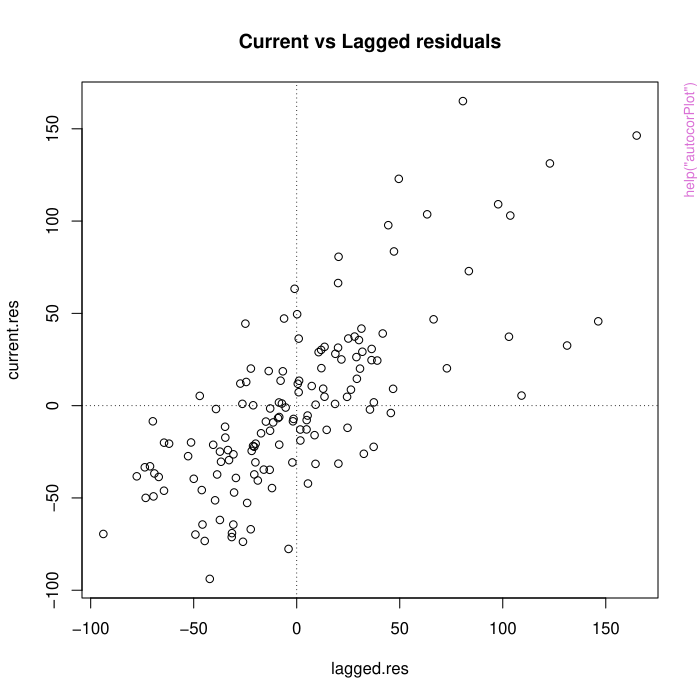

This chart was generated by the following R code:
pkgname <- "s20x"
source(file.path(R.home("share"), "R", "examples-header.R"))
options(warn = 1)
base::assign(".ExTimings", "s20x-Ex.timings", pos = 'CheckExEnv')
base::cat("name\tuser\tsystem\telapsed\n", file=base::get(".ExTimings", pos = 'CheckExEnv'))
base::assign(".format_ptime",
function(x) {
  if(!is.na(x[4L])) x[1L] <- x[1L] + x[4L]
  if(!is.na(x[5L])) x[2L] <- x[2L] + x[5L]
  options(OutDec = '.')
  format(x[1L:3L], digits = 7L)
},
pos = 'CheckExEnv')

### * </HEADER>
library('s20x')

base::assign(".oldSearch", base::search(), pos = 'CheckExEnv')
cleanEx()
nameEx("autocorPlot")
### * autocorPlot

flush(stderr()); flush(stdout())

base::assign(".ptime", proc.time(), pos = "CheckExEnv")
### Name: autocorPlot
### Title: Autocorrelation Plot
### Aliases: autocor.plot autocorPlot
### Keywords: hplot

### ** Examples


data(airpass.df)
time = 1:144
airpass.fit = lm(passengers ~ time, data = airpass.df)
autocorPlot(airpass.fit)




base::assign(".dptime", (proc.time() - get(".ptime", pos = "CheckExEnv")), pos = "CheckExEnv")
base::cat("autocorPlot", base::get(".format_ptime", pos = 'CheckExEnv')(get(".dptime", pos = "CheckExEnv")), "\n", file=base::get(".ExTimings", pos = 'CheckExEnv'), append=TRUE, sep="\t")
cleanEx()
nameEx("boxqq")
### * boxqq

flush(stderr()); flush(stdout())

base::assign(".ptime", proc.time(), pos = "CheckExEnv")
### Name: boxqq
### Title: Box plots and normal quantile-quantile plots
### Aliases: boxqq boxqq.formula
### Keywords: hplot

### ** Examples


## Zoo data
data(zoo.df)
boxqq(attendance~day.type, data = zoo.df)




base::assign(".dptime", (proc.time() - get(".ptime", pos = "CheckExEnv")), pos = "CheckExEnv")
base::cat("boxqq", base::get(".format_ptime", pos = 'CheckExEnv')(get(".dptime", pos = "CheckExEnv")), "\n", file=base::get(".ExTimings", pos = 'CheckExEnv'), append=TRUE, sep="\t")
cleanEx()
nameEx("ciReg")
### * ciReg

flush(stderr()); flush(stdout())

base::assign(".ptime", proc.time(), pos = "CheckExEnv")
### Name: ciReg
### Title: Confidence Intervals for Regression models
### Aliases: ciReg
### Keywords: htest

### ** Examples


##Peruvian Indians data
data(peru.df)
fit<-lm(BP ~ age + years + weight + height, data = peru.df)
ciReg(fit)




base::assign(".dptime", (proc.time() - get(".ptime", pos = "CheckExEnv")), pos = "CheckExEnv")
base::cat("ciReg", base::get(".format_ptime", pos = 'CheckExEnv')(get(".dptime", pos = "CheckExEnv")), "\n", file=base::get(".ExTimings", pos = 'CheckExEnv'), append=TRUE, sep="\t")
cleanEx()
nameEx("cooks20x")
### * cooks20x

flush(stderr()); flush(stdout())

base::assign(".ptime", proc.time(), pos = "CheckExEnv")
### Name: cooks20x
### Title: Cook's distance plot
### Aliases: cooks20x
### Keywords: hplot

### ** Examples


# Peruvian Indians data
data(peru.df)
peru.fit = lm(BP ~ age + years + I(years^2) + weight + height, data = peru.df)
cooks20x(peru.fit)




base::assign(".dptime", (proc.time() - get(".ptime", pos = "CheckExEnv")), pos = "CheckExEnv")
base::cat("cooks20x", base::get(".format_ptime", pos = 'CheckExEnv')(get(".dptime", pos = "CheckExEnv")), "\n", file=base::get(".ExTimings", pos = 'CheckExEnv'), append=TRUE, sep="\t")
cleanEx()
nameEx("crossFactors")
### * crossFactors

flush(stderr()); flush(stdout())

base::assign(".ptime", proc.time(), pos = "CheckExEnv")
### Name: crossFactors
### Title: Crossed Factors
### Aliases: crossFactors
### Keywords: models

### ** Examples


## arousal data:
data(arousal.df)
gender.picture = crossFactors(arousal.df$gender, arousal.df$picture)
gender.picture

## arousal data:
data(arousal.df)
gender.picture = crossFactors(~ gender * picture, data = arousal.df)
gender.picture





base::assign(".dptime", (proc.time() - get(".ptime", pos = "CheckExEnv")), pos = "CheckExEnv")
base::cat("crossFactors", base::get(".format_ptime", pos = 'CheckExEnv')(get(".dptime", pos = "CheckExEnv")), "\n", file=base::get(".ExTimings", pos = 'CheckExEnv'), append=TRUE, sep="\t")
cleanEx()
nameEx("crosstabs")
### * crosstabs

flush(stderr()); flush(stdout())

base::assign(".ptime", proc.time(), pos = "CheckExEnv")
### Name: crosstabs
### Title: Crosstabulation of two variables
### Aliases: crosstabs
### Keywords: htest

### ** Examples


##body image data:
data(body.df)
crosstabs(~ ethnicity + married, body.df)




base::assign(".dptime", (proc.time() - get(".ptime", pos = "CheckExEnv")), pos = "CheckExEnv")
base::cat("crosstabs", base::get(".format_ptime", pos = 'CheckExEnv')(get(".dptime", pos = "CheckExEnv")), "\n", file=base::get(".ExTimings", pos = 'CheckExEnv'), append=TRUE, sep="\t")
cleanEx()
nameEx("eovcheck")
### * eovcheck

flush(stderr()); flush(stdout())

base::assign(".ptime", proc.time(), pos = "CheckExEnv")
### Name: eovcheck
### Title: Testing for equality of variance plot
### Aliases: eovcheck
### Keywords: hplot

### ** Examples


# one way ANOVA - oysters
data(oysters.df)
oyster.fit = lm(Oysters ~ Site, data = oysters.df)
eovcheck(oyster.fit)

# Same model as the previous example, but using eovcheck.formula
data(oysters.df)
eovcheck(Oysters ~ Site, data = oysters.df)


# A two-way model without interaction
data(soyabean.df)
soya.fit=lm(yield ~ planttime + cultivar, data = soyabean.df)
eovcheck(soya.fit)

# A two-way model with interaction
data(arousal.df)
arousal.fit=lm(arousal~gender*picture, data = arousal.df)
eovcheck(arousal.fit)

# A regression model
data(peru.df)
peru.fit = lm(BP ~ height + weight + age + years, data = peru.df)
eovcheck(peru.fit)


# A time series model
data(airpass.df)
t = 1:144
month = factor(rep(1:12, 12))
airpass.df = data.frame(passengers = airpass.df$passengers, t = t, month = month)
airpass.fit = lm(log(passengers)[-1] ~ t[-1] + month[-1] + log(passengers)[-144], data  = airpass.df)
eovcheck(airpass.fit)




base::assign(".dptime", (proc.time() - get(".ptime", pos = "CheckExEnv")), pos = "CheckExEnv")
base::cat("eovcheck", base::get(".format_ptime", pos = 'CheckExEnv')(get(".dptime", pos = "CheckExEnv")), "\n", file=base::get(".ExTimings", pos = 'CheckExEnv'), append=TRUE, sep="\t")
cleanEx()
nameEx("estimateContrasts")
### * estimateContrasts

flush(stderr()); flush(stdout())

base::assign(".ptime", proc.time(), pos = "CheckExEnv")
### Name: estimateContrasts
### Title: Contrast Estimates
### Aliases: estimateContrasts estimateContrasts1 estimateContrasts2
### Keywords: models

### ** Examples


## computer data:
data(computer.df)
computer.df <- within(computer.df, {selfassess <- factor(selfassess)})
computer.fit <- lm(score ~ selfassess, data = computer.df)
contrast.matrix <- matrix(c(-1/2,-1/2,1),byrow=TRUE,nrow=1,ncol=3)
contrast.matrix
estimateContrasts(contrast.matrix,computer.fit)




base::assign(".dptime", (proc.time() - get(".ptime", pos = "CheckExEnv")), pos = "CheckExEnv")
base::cat("estimateContrasts", base::get(".format_ptime", pos = 'CheckExEnv')(get(".dptime", pos = "CheckExEnv")), "\n", file=base::get(".ExTimings", pos = 'CheckExEnv'), append=TRUE, sep="\t")
cleanEx()
nameEx("freq1way")
### * freq1way

flush(stderr()); flush(stdout())

base::assign(".ptime", proc.time(), pos = "CheckExEnv")
### Name: freq1way
### Title: Analysis of 1-dimensional frequency tables
### Aliases: freq1way
### Keywords: htest

### ** Examples


##Body image data:
data(body.df)
eth.table <- with(body.df, table(ethnicity))
freq1way(eth.table)
freq1way(eth.table,hypothprob=c(0.2,0.4,0.3,0.1))




base::assign(".dptime", (proc.time() - get(".ptime", pos = "CheckExEnv")), pos = "CheckExEnv")
base::cat("freq1way", base::get(".format_ptime", pos = 'CheckExEnv')(get(".dptime", pos = "CheckExEnv")), "\n", file=base::get(".ExTimings", pos = 'CheckExEnv'), append=TRUE, sep="\t")
cleanEx()
nameEx("getVersion")
### * getVersion

flush(stderr()); flush(stdout())

base::assign(".ptime", proc.time(), pos = "CheckExEnv")
### Name: getVersion
### Title: s20x pacakge version number
### Aliases: getVersion
### Keywords: debugging

### ** Examples


getVersion()




base::assign(".dptime", (proc.time() - get(".ptime", pos = "CheckExEnv")), pos = "CheckExEnv")
base::cat("getVersion", base::get(".format_ptime", pos = 'CheckExEnv')(get(".dptime", pos = "CheckExEnv")), "\n", file=base::get(".ExTimings", pos = 'CheckExEnv'), append=TRUE, sep="\t")
cleanEx()
nameEx("interactionPlots")
### * interactionPlots

flush(stderr()); flush(stdout())

base::assign(".ptime", proc.time(), pos = "CheckExEnv")
### Name: interactionPlots
### Title: Interactions Plot for Two-way Analysis of Variance
### Aliases: interactionPlots interactionPlots.default
###   interactionPlots.formula
### Keywords: hplot

### ** Examples


data(mtcars)
interactionPlots(wt~vs+gear, mtcars)

## note this usage is deprecated
data(mtcars)
with(mtcars, interactionPlots(wt,vs,gear))




base::assign(".dptime", (proc.time() - get(".ptime", pos = "CheckExEnv")), pos = "CheckExEnv")
base::cat("interactionPlots", base::get(".format_ptime", pos = 'CheckExEnv')(get(".dptime", pos = "CheckExEnv")), "\n", file=base::get(".ExTimings", pos = 'CheckExEnv'), append=TRUE, sep="\t")
cleanEx()
nameEx("layout20x")
### * layout20x

flush(stderr()); flush(stdout())

base::assign(".ptime", proc.time(), pos = "CheckExEnv")
### Name: layout20x
### Title: Layout
### Aliases: layout20x
### Keywords: device

### ** Examples


data(course.df)
layout20x(1,2)
stripchart(course.df$Exam)
boxplot(course.df$Exam)




base::assign(".dptime", (proc.time() - get(".ptime", pos = "CheckExEnv")), pos = "CheckExEnv")
base::cat("layout20x", base::get(".format_ptime", pos = 'CheckExEnv')(get(".dptime", pos = "CheckExEnv")), "\n", file=base::get(".ExTimings", pos = 'CheckExEnv'), append=TRUE, sep="\t")
cleanEx()
nameEx("levene.test")
### * levene.test

flush(stderr()); flush(stdout())

base::assign(".ptime", proc.time(), pos = "CheckExEnv")
### Name: levene.test
### Title: Levene test for the ANOVA Assumption
### Aliases: levene.test
### Keywords: htest

### ** Examples


##
data(computer.df)
levene.test(score ~ factor(selfassess), computer.df)




base::assign(".dptime", (proc.time() - get(".ptime", pos = "CheckExEnv")), pos = "CheckExEnv")
base::cat("levene.test", base::get(".format_ptime", pos = 'CheckExEnv')(get(".dptime", pos = "CheckExEnv")), "\n", file=base::get(".ExTimings", pos = 'CheckExEnv'), append=TRUE, sep="\t")
cleanEx()
nameEx("multipleComp")
### * multipleComp

flush(stderr()); flush(stdout())

base::assign(".ptime", proc.time(), pos = "CheckExEnv")
### Name: multipleComp
### Title: Multiple Comparisons
### Aliases: multipleComp
### Keywords: htest

### ** Examples


## computer data
data(computer.df)
fit <- lm(score ~ factor(selfassess), data = computer.df)
multipleComp(fit)




base::assign(".dptime", (proc.time() - get(".ptime", pos = "CheckExEnv")), pos = "CheckExEnv")
base::cat("multipleComp", base::get(".format_ptime", pos = 'CheckExEnv')(get(".dptime", pos = "CheckExEnv")), "\n", file=base::get(".ExTimings", pos = 'CheckExEnv'), append=TRUE, sep="\t")
cleanEx()
nameEx("normcheck")
### * normcheck

flush(stderr()); flush(stdout())

base::assign(".ptime", proc.time(), pos = "CheckExEnv")
### Name: normcheck
### Title: Testing for normality plot
### Aliases: normcheck normcheck.default normcheck.lm
### Keywords: hplot

### ** Examples


# An exponential growth curve
e<-rnorm(100,0,0.1)
x<-rnorm(100)
y<-exp(5+3*x+e)
fit<-lm(y~x)
normcheck(fit)

# An exponential growth curve with the correct transformation
fit<-lm(log(y)~x)
normcheck(fit)

# Same example as above except we use normcheck.default
normcheck(residuals(fit))

# Peruvian Indians data
data(peru.df)
normcheck(lm(BP~weight, data=peru.df))




base::assign(".dptime", (proc.time() - get(".ptime", pos = "CheckExEnv")), pos = "CheckExEnv")
base::cat("normcheck", base::get(".format_ptime", pos = 'CheckExEnv')(get(".dptime", pos = "CheckExEnv")), "\n", file=base::get(".ExTimings", pos = 'CheckExEnv'), append=TRUE, sep="\t")
cleanEx()
nameEx("onewayPlot")
### * onewayPlot

flush(stderr()); flush(stdout())

base::assign(".ptime", proc.time(), pos = "CheckExEnv")
### Name: onewayPlot
### Title: One-way Analysis of Variance Plot
### Aliases: onewayPlot onewayPlot.default onewayPlot.formula onewayPlot.lm
###   twosampPlot
### Keywords: hplot

### ** Examples


##see example in 'summary1way'

##computer data:
data(computer.df)
onewayPlot(score~selfassess, data = computer.df)


##apple data:
data(apples.df)
twosampPlot(Weight~Propagated, data = apples.df)

##oyster data:
data(oysters.df)
onewayPlot(log(Oysters)~Site, data = oysters.df)

##oyster data:
data(oysters.df)
oyster.fit = lm(log(Oysters)~Site, data = oysters.df)
onewayPlot(oyster.fit)




base::assign(".dptime", (proc.time() - get(".ptime", pos = "CheckExEnv")), pos = "CheckExEnv")
base::cat("onewayPlot", base::get(".format_ptime", pos = 'CheckExEnv')(get(".dptime", pos = "CheckExEnv")), "\n", file=base::get(".ExTimings", pos = 'CheckExEnv'), append=TRUE, sep="\t")
cleanEx()
nameEx("pairs20x")
### * pairs20x

flush(stderr()); flush(stdout())

base::assign(".ptime", proc.time(), pos = "CheckExEnv")
### Name: pairs20x
### Title: Pairwise Scatter Plots with Histograms and Correlations
### Aliases: pairs20x
### Keywords: hplot

### ** Examples


##peruvian indians
data(peru.df)
pairs20x(peru.df)




base::assign(".dptime", (proc.time() - get(".ptime", pos = "CheckExEnv")), pos = "CheckExEnv")
base::cat("pairs20x", base::get(".format_ptime", pos = 'CheckExEnv')(get(".dptime", pos = "CheckExEnv")), "\n", file=base::get(".ExTimings", pos = 'CheckExEnv'), append=TRUE, sep="\t")
cleanEx()
nameEx("predict20x")
### * predict20x

flush(stderr()); flush(stdout())

base::assign(".ptime", proc.time(), pos = "CheckExEnv")
### Name: predict20x
### Title: Model Predictions for a Linear Model
### Aliases: predict20x
### Keywords: htest

### ** Examples


# Zoo data
data(zoo.df)
zoo.df = within(zoo.df, {day.type = factor(day.type)})
zoo.fit = lm(log(attendance) ~ time + sun.yesterday + nice.day + day.type + tv.ads,
             data = zoo.df)
pred.zoo = data.frame(time = 8, sun.yesterday = 10.8, nice.day = 0,
                      day.type = factor(3), tv.ads = 1.181)
predict20x(zoo.fit, pred.zoo)

# Peruvian Indians data
data(peru.df)
peru.fit = lm(BP ~ age + years + I(years^2) + weight + height, data = peru.df)
pred.peru = data.frame(age = 21, years = 2, `I(years^2)` = 2, weight = 71, height = 1629)
predict20x(peru.fit, pred.peru)




base::assign(".dptime", (proc.time() - get(".ptime", pos = "CheckExEnv")), pos = "CheckExEnv")
base::cat("predict20x", base::get(".format_ptime", pos = 'CheckExEnv')(get(".dptime", pos = "CheckExEnv")), "\n", file=base::get(".ExTimings", pos = 'CheckExEnv'), append=TRUE, sep="\t")
cleanEx()
nameEx("residPlot")
### * residPlot

flush(stderr()); flush(stdout())

base::assign(".ptime", proc.time(), pos = "CheckExEnv")
### Name: residPlot
### Title: Fitted values versus residuals plot
### Aliases: residPlot
### Keywords: hplot

### ** Examples


# Peruvian Indians data
data(peru.df)
fit<-lm(BP~age+years+weight+height, data = peru.df)
residPlot(fit)




base::assign(".dptime", (proc.time() - get(".ptime", pos = "CheckExEnv")), pos = "CheckExEnv")
base::cat("residPlot", base::get(".format_ptime", pos = 'CheckExEnv')(get(".dptime", pos = "CheckExEnv")), "\n", file=base::get(".ExTimings", pos = 'CheckExEnv'), append=TRUE, sep="\t")
cleanEx()
nameEx("rowdistr")
### * rowdistr

flush(stderr()); flush(stdout())

base::assign(".ptime", proc.time(), pos = "CheckExEnv")
### Name: rowdistr
### Title: Row distributions from a cross-tabulation of two variables
### Aliases: rowdistr
### Keywords: htest

### ** Examples


data(body.df)
z <- crosstabs(~ ethnicity + married, data = body.df)
rowdistr(z)
rowdistr(z, comp='between')
rowdistr(z, comp='within')


##from matrix of counts
z <- matrix(c(4,3,2,6,47,20,40,62,11,8,7,22,3,0,1,10), 4, 4)
rowdistr(z)



base::assign(".dptime", (proc.time() - get(".ptime", pos = "CheckExEnv")), pos = "CheckExEnv")
base::cat("rowdistr", base::get(".format_ptime", pos = 'CheckExEnv')(get(".dptime", pos = "CheckExEnv")), "\n", file=base::get(".ExTimings", pos = 'CheckExEnv'), append=TRUE, sep="\t")
cleanEx()
nameEx("skewness")
### * skewness

flush(stderr()); flush(stdout())

base::assign(".ptime", proc.time(), pos = "CheckExEnv")
### Name: skewness
### Title: Skewness Statistic
### Aliases: skewness
### Keywords: univar

### ** Examples


##Merger data:
data(mergers.df)
skewness(mergers.df$mergerdays)




base::assign(".dptime", (proc.time() - get(".ptime", pos = "CheckExEnv")), pos = "CheckExEnv")
base::cat("skewness", base::get(".format_ptime", pos = 'CheckExEnv')(get(".dptime", pos = "CheckExEnv")), "\n", file=base::get(".ExTimings", pos = 'CheckExEnv'), append=TRUE, sep="\t")
cleanEx()
nameEx("stripqq")
### * stripqq

flush(stderr()); flush(stdout())

base::assign(".ptime", proc.time(), pos = "CheckExEnv")
### Name: stripqq
### Title: Strip charts and normal quantile-quantile plots
### Aliases: stripqq stripqq.formula
### Keywords: hplot

### ** Examples


## Zoo data
data(zoo.df)
stripqq(attendance~day.type, data = zoo.df)




base::assign(".dptime", (proc.time() - get(".ptime", pos = "CheckExEnv")), pos = "CheckExEnv")
base::cat("stripqq", base::get(".format_ptime", pos = 'CheckExEnv')(get(".dptime", pos = "CheckExEnv")), "\n", file=base::get(".ExTimings", pos = 'CheckExEnv'), append=TRUE, sep="\t")
cleanEx()
nameEx("summary1way")
### * summary1way

flush(stderr()); flush(stdout())

base::assign(".ptime", proc.time(), pos = "CheckExEnv")
### Name: summary1way
### Title: One-way Analysis of Variance Summary
### Aliases: summary1way
### Keywords: models

### ** Examples


attitudes <- c(5.2,5.2,6.1,6,5.75,5.6,6.25,6.8,6.87,7.1,
               6.3,6.35,5.5,5.75,4.6,5.36,5.85,5.9)
l <- rep(c('Gp1','Gp2','Gp3'),rep(6,3))
l <- factor(l)
f <-lm(attitudes ~ l)
result <- summary1way(f)
result




base::assign(".dptime", (proc.time() - get(".ptime", pos = "CheckExEnv")), pos = "CheckExEnv")
base::cat("summary1way", base::get(".format_ptime", pos = 'CheckExEnv')(get(".dptime", pos = "CheckExEnv")), "\n", file=base::get(".ExTimings", pos = 'CheckExEnv'), append=TRUE, sep="\t")
cleanEx()
nameEx("summary2way")
### * summary2way

flush(stderr()); flush(stdout())

base::assign(".ptime", proc.time(), pos = "CheckExEnv")
### Name: summary2way
### Title: Two-way Analysis of Variance Summary
### Aliases: summary2way
### Keywords: models

### ** Examples


##Arousal data:
data(arousal.df)
arousal.fit = lm(arousal ~ gender * picture, data = arousal.df)
summary2way(arousal.fit)




base::assign(".dptime", (proc.time() - get(".ptime", pos = "CheckExEnv")), pos = "CheckExEnv")
base::cat("summary2way", base::get(".format_ptime", pos = 'CheckExEnv')(get(".dptime", pos = "CheckExEnv")), "\n", file=base::get(".ExTimings", pos = 'CheckExEnv'), append=TRUE, sep="\t")
cleanEx()
nameEx("summaryStats")
### * summaryStats

flush(stderr()); flush(stdout())

base::assign(".ptime", proc.time(), pos = "CheckExEnv")
### Name: summaryStats
### Title: Summary Statistics
### Aliases: summaryStats summaryStats.default summaryStats.formula
###   summaryStats.matrix
### Keywords: multivariate

### ** Examples


## STATS20x data:
data(course.df)

## Single variable summary
with(course.df, summaryStats(Exam))

## Using a formula
summaryStats(Exam~Stage1, course.df)

## Using a matrix
X = cbind(rnorm(50), rnorm(50))
summaryStats(X)

## Saving and extracting the information
sumStats = summaryStats(Exam~Degree, course.df)
sumStats

## Just the BAs
sumStats['BA', ]

## Just the means
sumStats$mean




base::assign(".dptime", (proc.time() - get(".ptime", pos = "CheckExEnv")), pos = "CheckExEnv")
base::cat("summaryStats", base::get(".format_ptime", pos = 'CheckExEnv')(get(".dptime", pos = "CheckExEnv")), "\n", file=base::get(".ExTimings", pos = 'CheckExEnv'), append=TRUE, sep="\t")
cleanEx()
nameEx("trendscatter")
### * trendscatter

flush(stderr()); flush(stdout())

base::assign(".ptime", proc.time(), pos = "CheckExEnv")
### Name: trendscatter
### Title: Trend and scatter plot
### Aliases: trendscatter trendscatter.default trendscatter.formula
### Keywords: hplot

### ** Examples


# A simple polynomial
x<-rnorm(100)
e<-rnorm(100)
y<-2+3*x-2*x^2+4*x^3+e
trendscatter(y~x)

# An exponential growth curve
e<-rnorm(100,0,0.1)
y<-exp(5+3*x+e)
trendscatter(log(y)~x)

# Peruvian Indians data
data(peru.df)
trendscatter(BP~weight, data=peru.df)

# Note: this usage is deprecated
with(peru.df,trendscatter(weight,BP))




base::assign(".dptime", (proc.time() - get(".ptime", pos = "CheckExEnv")), pos = "CheckExEnv")
base::cat("trendscatter", base::get(".format_ptime", pos = 'CheckExEnv')(get(".dptime", pos = "CheckExEnv")), "\n", file=base::get(".ExTimings", pos = 'CheckExEnv'), append=TRUE, sep="\t")
### * <FOOTER>
###
options(digits = 7L)
base::cat("Time elapsed: ", proc.time() - base::get("ptime", pos = 'CheckExEnv'),"\n")
grDevices::dev.off()
###
### Local variables: ***
### mode: outline-minor ***
### outline-regexp: "\\(> \\)?### [*]+" ***
### End: ***
quit('no')
